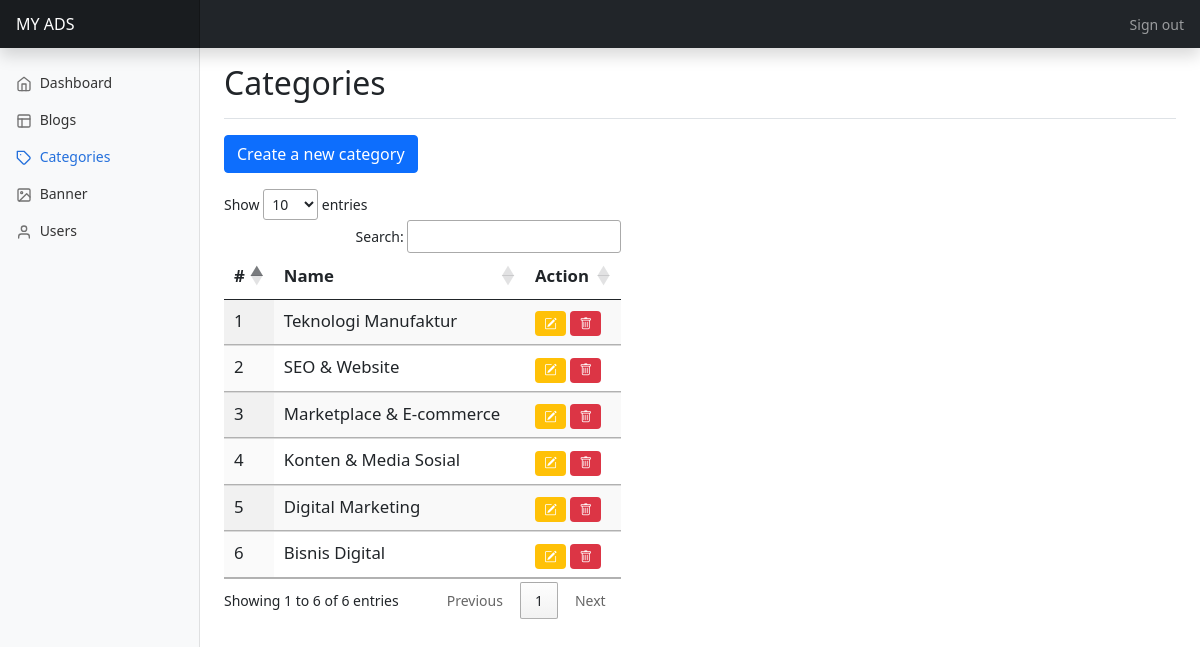
/admin/layouts/categories/categories.php (signed in), run on the app's committed database.
### tables this page shows
CREATE TABLE `categories` (
  `id` int(20) NOT NULL AUTO_INCREMENT,
  `name` varchar(255) NOT NULL,
  `slug` varchar(255) NOT NULL,
  PRIMARY KEY (`id`)
);

### admin/layouts/categories/categories.php (the view, shortened to what this page needs)
<?php
require_once "../../backend/config.php";
?>
<!doctype html>
<html lang="en">
<head>
    <link href="https://cdn.jsdelivr.net/npm/bootstrap@5.0.2/dist/css/bootstrap.min.css" rel="stylesheet">
    <link rel="stylesheet" href="https://cdn.jsdelivr.net/npm/bootstrap-icons@1.10.5/font/bootstrap-icons.css">
    <link rel="stylesheet" href="https://cdn.datatables.net/1.13.6/css/jquery.dataTables.css" />
    <link href="../../css/dashboard.css" rel="stylesheet">
</head>
<body>
    <header class="navbar navbar-dark sticky-top bg-dark flex-md-nowrap p-0 shadow">
        <a class="navbar-brand col-md-3 col-lg-2 me-0 px-3 fs-6" href="#">MY ADS</a>
        <div class="navbar-nav">
            <div class="nav-item text-nowrap">
                <a class="nav-link px-3" href="../../backend/authentication/logout.php">Sign out</a>
            </div>
        </div>
    </header>
    <div class="container-fluid">
        <div class="row">
            <nav id="sidebarMenu" class="col-md-3 col-lg-2 d-md-block bg-light sidebar collapse">
                <div class="position-sticky pt-3 sidebar-sticky">
                    <ul class="nav flex-column">
                        <li class="nav-item">
                            <a class="nav-link" aria-current="page" href="/myads/admin/">
                                <span data-feather="home" class="align-text-bottom"></span>
                                Dashboard
                            </a>
                        </li>
                        <li class="nav-item">
                            <a class="nav-link" aria-current="page" href="/myads/admin/layouts/blog/blog.php">
                                <span data-feather="layout" class="align-text-bottom"></span>
                                Blogs
                            </a>
                        </li>
                        <li class="nav-item">
                            <a class="nav-link active" aria-current="page" href="/myads/admin/layouts/categories/categories.php">
                                <span data-feather="tag" class="align-text-bottom"></span>
                                Categories
                            </a>
                        </li>
                        <li class="nav-item">
                            <a class="nav-link" aria-current="page" href="/myads/admin/layouts/banner/banner.php">
                                <span data-feather="image" class="align-text-bottom"></span>
                                Banner
                            </a>
                        </li>
                        <li class="nav-item">
                            <a class="nav-link" aria-current="page" href="/myads/admin/layouts/users/users.php">
                                <span data-feather="user" class="align-text-bottom"></span>
                                Users
                            </a>
                        </li>
                    </ul>
                </div>
            </nav>
            <main class="col-md-9 ms-sm-auto col-lg-10 px-md-4">
                <div class="d-flex justify-content-between flex-wrap flex-md-nowrap align-items-center pt-3 pb-2 mb-3 border-bottom">
                    <h1 class="h2">Categories</h1>
                </div>
                <a href="/myads/admin/layouts/categories/create.php" class="btn btn-primary mb-3">Create a new
                    category</a>
                <div class="table-responsive mb-5 col-sm-5">
                    <table id="myTable" class="table table-striped display" style="font-size: larger;">
                        <thead>
                            <tr>
                                <th scope="col">#</th>
                                <th scope="col">Name</th>
                                <th scope="col">Action</th>
                            </tr>
                        </thead>
                        <tbody>
                            <?php
                            $query = "SELECT * FROM `categories` ORDER BY name DESC;";
                            $result = mysqli_query($link, $query);
                            if (mysqli_num_rows($result) > 0) {
                                $i = 1;
                                while ($row = mysqli_fetch_assoc($result)) {
                            ?>
                                    <tr>
                                        <td><?php echo $i; ?></td>
                                        <td><?php echo $row["name"] ?></td>
                                        <td>
                                            <a href="/myads/admin/layouts/categories/edit.php?id=<?php echo $row["id"] ?>" class="btn badge bg-warning"><i class="bi bi-pencil-square"></i></a>
                                            <a href="../../backend/categories/delete.php?id=<?php echo $row["id"] ?>" class="btn badge bg-danger" onclick="return confirm('Apakah anda ingin menghapus kategori ini?')"><i class="bi bi-trash"></i></a>
                                        </td>
                                    </tr>
                            <?php
                                    $i++;
                                }
                            } else {
                                echo "0 results";
                            }
                            ?>
                        </tbody>
                    </table>
                </div>
            </main>
        </div>
    </div>
</body>
</html>

### admin/css/dashboard.css (style rules this page uses)
body { font-size: .875rem; }
.feather { width: 16px; height: 16px; }
.sidebar { position: fixed; top: 0; bottom: 0; left: 0; z-index: 100; padding: 48px 0 0; box-shadow: inset -1px 0 0 rgba(0, 0, 0, .1); }
.sidebar-sticky { height: calc(100vh - 48px); overflow-x: hidden; overflow-y: auto; }
.sidebar .nav-link { font-weight: 500; color: #333; }
.sidebar .nav-link .feather { margin-right: 4px; color: #727272; }
.sidebar .nav-link.active { color: #2470dc; }
.sidebar .nav-link:hover .feather, .sidebar .nav-link.active .feather { color: inherit; }
.navbar-brand { padding-top: .75rem; padding-bottom: .75rem; background-color: rgba(0, 0, 0, .25); box-shadow: inset -1px 0 0 rgba(0, 0, 0, .25); }

### admin/layouts/categories/categories.php (style rules this page uses)
.bi { vertical-align: -.125em; fill: currentColor; }

### data on the page
categories: name "Teknologi Manufaktur"
categories: name "SEO & Website"
categories: name "Marketplace & E-commerce"
categories: name "Konten & Media Sosial"
categories: name "Digital Marketing"
categories: name "Bisnis Digital"
